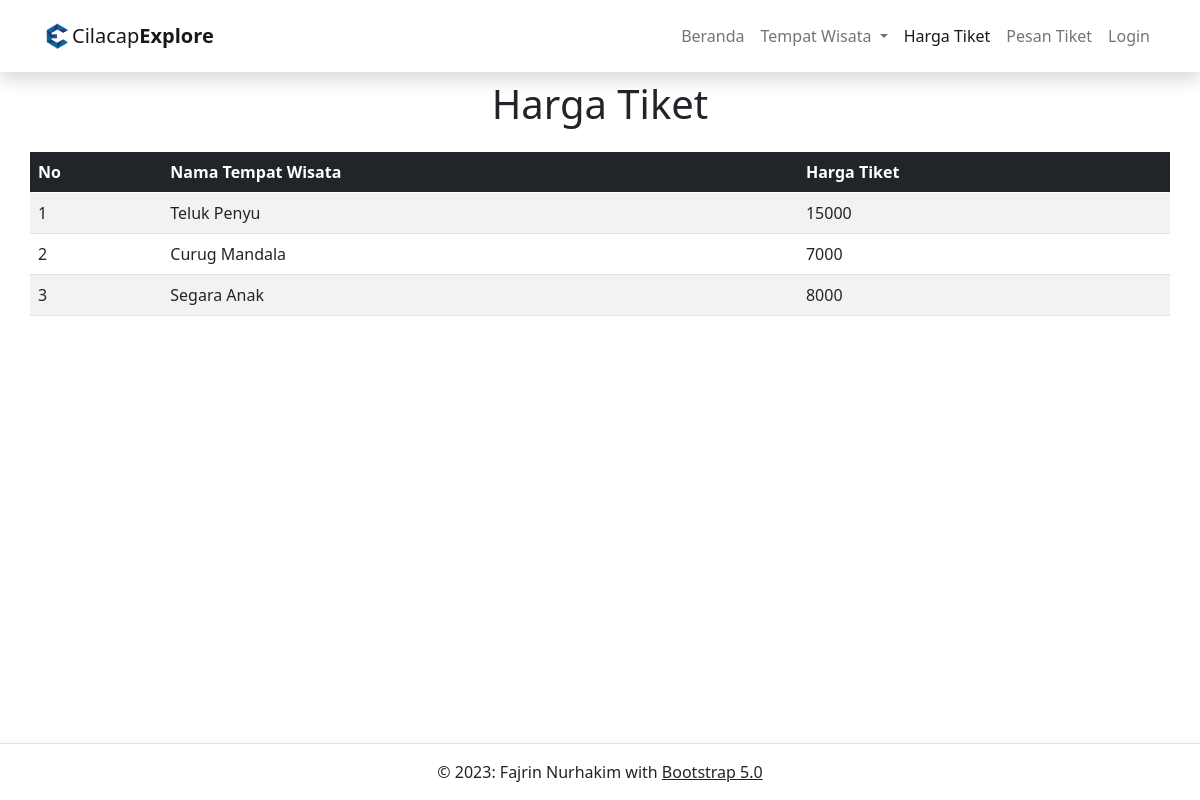
/hargatiket.php, run on the app's committed database.
### tables this page shows
CREATE TABLE `wisata` (
  `id_wisata` int(11) NOT NULL,
  `nama_wisata` varchar(255) NOT NULL,
  `price` varchar(255) NOT NULL
);

### hargatiket.php (the view, shortened to what this page needs)
<?php
include 'koneksi/functions.php';
$ambil = mysqli_query($conn, "SELECT * FROM wisata ORDER BY id_wisata DESC");
?>
<!DOCTYPE html>
<html lang="en">
<head>
    <link rel="stylesheet" href="css/bootstrap.min.css">
    <link rel="stylesheet" href="css/style.css">
</head>
<body>
    <nav class="navbar navbar-expand-lg navbar-light bg-white shadow py-3 fixed-top">
        <div class="container">
            <img src="image/Logoceb.png" alt="" width="30" height="30">
            <a class="navbar-brand" href="#">Cilacap<b>Explore</b></a>
            <div class="collapse navbar-collapse" id="navbarSupportedContent">
                <ul class="navbar-nav ms-auto">
                    <li class="nav-item">
                        <a class="nav-link" aria-current="page" href="index.php">Beranda</a>
                    </li>
                    <li class="nav-item dropdown">
                        <a class="nav-link dropdown-toggle" href="#" id="navbarDropdown" role="button" data-bs-toggle="dropdown" aria-expanded="false">
                            Tempat Wisata
                        </a>
                    </li>
                    <li class="nav-item">
                        <a class="nav-link active" aria-current="page" href="hargatiket.php">Harga Tiket</a>
                    </li>
                    <li class="nav-item">
                        <a class="nav-link" aria-current="page" href="pesantiket.php">Pesan Tiket</a>
                    </li>
                    <li class="nav-item">
                        <a class="nav-link" aria-current="page" href="login.php">Login</a>
                    </li>
                </ul>
            </div>
        </div>
    </nav>
    <div class="gy-3 py-3">
        <div class="gy-3 py-3">
        </div>
    </div>
    <section>
        <div class="container">
            <div class="row py-3 gy-3">
                <div class="col-12 text-center">
                    <h1>Harga Tiket</h1>
                </div>
                <table class="table table-striped">
                    <thead class="table-dark">
                        <tr>
                            <th scope="col">No</th>
                            <th scope="col">Nama Tempat Wisata</th>
                            <th scope="col">Harga Tiket</th>
                        </tr>
                    </thead>
                    <tbody>
                        <?php $i = 1; ?>
                        <?php foreach ($ambil as $row) : ?>
                            <tr>
                                <td><?= $i; ?></td>
                                <td><?= $row["nama_wisata"]; ?></td>
                                <td><?= $row["price"]; ?></td>
                            </tr>
                            <?php $i++; ?>
                        <?php endforeach; ?>
                    </tbody>
                </table>
            </div>
        </div>
    </section>
    <footer class="p-3 bg-white text-dark text-center fixed-bottom border-top shadow">
        <div class="text-center text-dark">
        © 2023: Fajrin Nurhakim with
            <a class="text-dark" href="https://getbootstrap.com/docs/5.0/getting-started/introduction/">Bootstrap 5.0</a>
        </div>
    </footer>
</body>
</html>

### data on the page
wisata: nama_wisata "Teluk Penyu", price "15000"
wisata: nama_wisata "Curug Mandala", price "7000"
wisata: nama_wisata "Segara Anak", price "8000"
